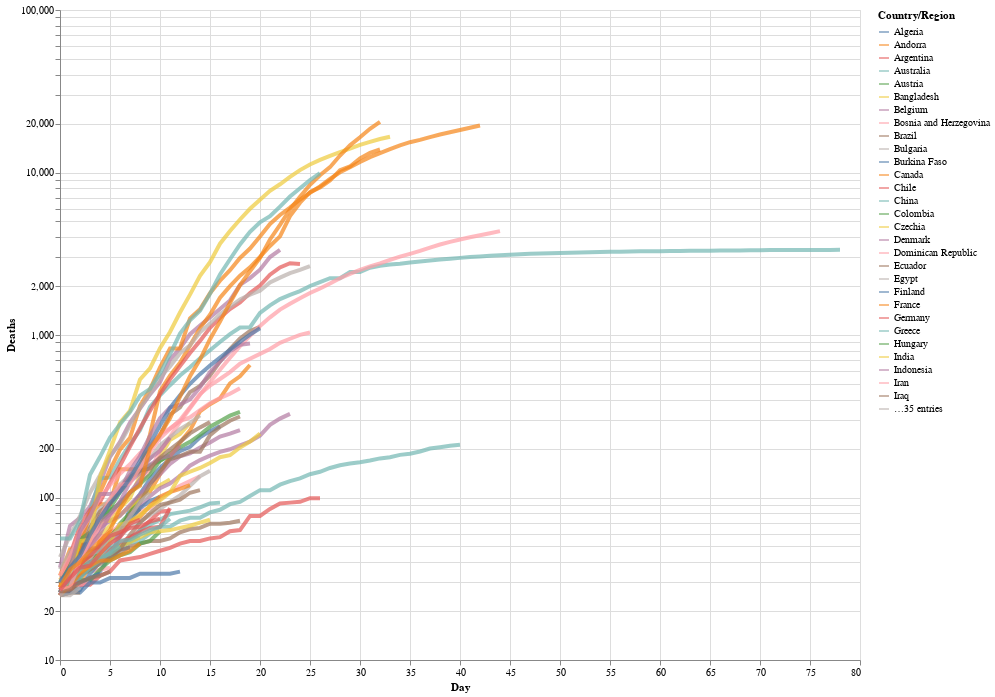

The code cell stored with this chart in its notebook:
### Markdown cell above
We can also add a log y-axis. To do this, The long-form, we express the types using the long-form `alt.X('Day',...)`, which is, in the words of the [Altair documentation](https://altair-viz.github.io/user_guide/encoding.html)
> useful when doing more fine-tuned adjustments to the encoding, such as binning, axis and scale properties, or more.

We'll also now add a hover tooltip so that, when we hover our cursor over any point on any of the lines, it will tell us the 'Country', the 'Day', and the number of 'Deaths'.

### Code cell
# altair plot 
alt.Chart(deaths_long).mark_line(strokeWidth=4, opacity=0.7).encode(
    x=alt.X('Day'),
    y=alt.Y('Deaths', scale=alt.Scale(type='log')),
    color='Country/Region',
    tooltip=['Country/Region', 'Day','Deaths']
).properties(
    width=800,
    height=650
)

### Figure 1 — Vega-Lite specification as saved in the notebook (floating-point values rounded to 4 significant figures; data arrays with more than 128 entries replaced by an {"elided": "..."} marker saying what was removed)
{"config": {"view": {"continuousWidth": 400, "continuousHeight": 300}}, "data": {"name": "data-55a258f94e8b8783e91323a8e7c7adc8"}, "mark": {"type": "line", "opacity": 0.7, "strokeWidth": 4}, "encoding": {"color": {"type": "nominal", "field": "Country/Region"}, "tooltip": [{"type": "nominal", "field": "Country/Region"}, {"type": "quantitative", "field": "Day"}, {"type": "quantitative", "field": "Deaths"}], "x": {"type": "quantitative", "field": "Day"}, "y": {"type": "quantitative", "field": "Deaths", "scale": {"type": "log"}}}, "height": 650, "width": 800, "$schema": "https://vega.github.io/schema/vega-lite/v4.8.1.json", "datasets": {"data-55a258f94e8b8783e91323a8e7c7adc8": {"elided": "5184 records"}}}
